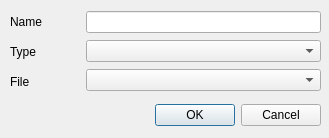
<?xml version="1.0" encoding="UTF-8"?>
<ui version="4.0">
 <class>SubPresentationDlg</class>
 <widget class="QDialog" name="SubPresentationDlg">
  <property name="geometry">
   <rect>
    <x>0</x>
    <y>0</y>
    <width>329</width>
    <height>138</height>
   </rect>
  </property>
  <property name="windowTitle">
   <string>Modify Sub-Presentation</string>
  </property>
  <widget class="QWidget" name="horizontalLayoutWidget">
   <property name="geometry">
    <rect>
     <x>10</x>
     <y>100</y>
     <width>311</width>
     <height>31</height>
    </rect>
   </property>
   <layout class="QHBoxLayout" name="horizontalLayout">
    <item>
     <spacer name="horizontalSpacer">
      <property name="orientation">
       <enum>Qt::Horizontal</enum>
      </property>
      <property name="sizeHint" stdset="0">
       <size>
        <width>40</width>
        <height>20</height>
       </size>
      </property>
     </spacer>
    </item>
    <item>
     <widget class="QDialogButtonBox" name="buttonBox">
      <property name="focusPolicy">
       <enum>Qt::NoFocus</enum>
      </property>
      <property name="orientation">
       <enum>Qt::Horizontal</enum>
      </property>
      <property name="standardButtons">
       <set>QDialogButtonBox::Cancel|QDialogButtonBox::Ok</set>
      </property>
     </widget>
    </item>
   </layout>
  </widget>
  <widget class="QWidget" name="horizontalLayoutWidget_2">
   <property name="geometry">
    <rect>
     <x>10</x>
     <y>10</y>
     <width>311</width>
     <height>84</height>
    </rect>
   </property>
   <layout class="QHBoxLayout" name="horizontalLayout_4">
    <item>
     <layout class="QVBoxLayout" name="verticalLayout">
      <item>
       <widget class="QLabel" name="labelId">
        <property name="sizePolicy">
         <sizepolicy hsizetype="Preferred" vsizetype="Preferred">
          <horstretch>0</horstretch>
          <verstretch>0</verstretch>
         </sizepolicy>
        </property>
        <property name="minimumSize">
         <size>
          <width>70</width>
          <height>24</height>
         </size>
        </property>
        <property name="text">
         <string>Name</string>
        </property>
       </widget>
      </item>
      <item>
       <widget class="QLabel" name="labelType">
        <property name="minimumSize">
         <size>
          <width>0</width>
          <height>24</height>
         </size>
        </property>
        <property name="text">
         <string>Type</string>
        </property>
       </widget>
      </item>
      <item>
       <widget class="QLabel" name="labelUip">
        <property name="minimumSize">
         <size>
          <width>0</width>
          <height>24</height>
         </size>
        </property>
        <property name="layoutDirection">
         <enum>Qt::LeftToRight</enum>
        </property>
        <property name="text">
         <string>File</string>
        </property>
        <property name="alignment">
         <set>Qt::AlignLeading|Qt::AlignLeft|Qt::AlignVCenter</set>
        </property>
       </widget>
      </item>
     </layout>
    </item>
    <item>
     <layout class="QVBoxLayout" name="verticalLayout_2">
      <item>
       <widget class="QLineEdit" name="lineEditId">
        <property name="toolTip">
         <string>Id of the sub-presentation</string>
        </property>
        <property name="text">
         <string/>
        </property>
       </widget>
      </item>
      <item>
       <widget class="QComboBox" name="comboBoxTypeList">
        <property name="toolTip">
         <string>Sub-presentation type</string>
        </property>
       </widget>
      </item>
      <item>
       <widget class="QComboBox" name="comboBoxFileList">
        <property name="toolTip">
         <string>The *.uip file containing the sub-presentation</string>
        </property>
       </widget>
      </item>
     </layout>
    </item>
   </layout>
  </widget>
 </widget>
 <resources/>
 <connections/>
</ui>
